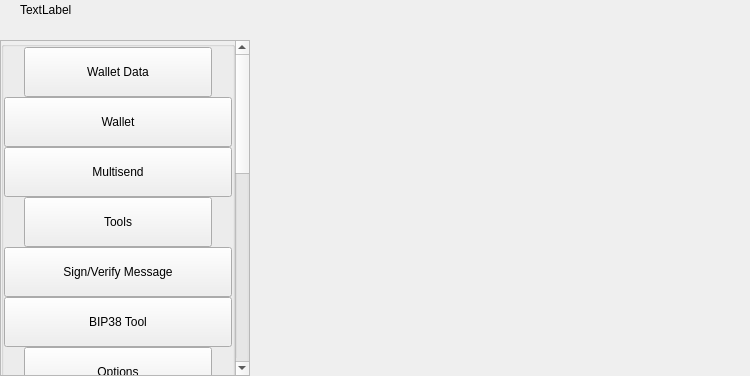
<?xml version="1.0" encoding="UTF-8"?>
<ui version="4.0">
 <class>SettingsWidget</class>
 <widget class="QWidget" name="SettingsWidget">
  <property name="windowTitle">
   <string>Form</string>
  </property>
  <layout class="QHBoxLayout" name="horizontalLayout" stretch="1,2">
   <property name="spacing">
    <number>0</number>
   </property>
   <property name="leftMargin">
    <number>0</number>
   </property>
   <property name="topMargin">
    <number>0</number>
   </property>
   <property name="rightMargin">
    <number>0</number>
   </property>
   <property name="bottomMargin">
    <number>0</number>
   </property>
   <item>
    <widget class="QWidget" name="left" native="true">
     <property name="sizePolicy">
      <sizepolicy hsizetype="Maximum" vsizetype="Preferred">
       <horstretch>0</horstretch>
       <verstretch>0</verstretch>
      </sizepolicy>
     </property>
     <property name="minimumSize">
      <size>
       <width>250</width>
       <height>0</height>
      </size>
     </property>
     <layout class="QVBoxLayout" name="verticalLayout">
      <property name="leftMargin">
       <number>0</number>
      </property>
      <property name="topMargin">
       <number>0</number>
      </property>
      <property name="rightMargin">
       <number>0</number>
      </property>
      <property name="bottomMargin">
       <number>0</number>
      </property>
      <item>
       <layout class="QVBoxLayout" name="verticalLayout_1">
        <property name="spacing">
         <number>0</number>
        </property>
        <item>
         <layout class="QHBoxLayout" name="horizontalLayout_1">
          <property name="spacing">
           <number>0</number>
          </property>
          <property name="leftMargin">
           <number>20</number>
          </property>
          <property name="rightMargin">
           <number>20</number>
          </property>
          <item>
           <widget class="QLabel" name="labelTitle">
            <property name="text">
             <string>TextLabel</string>
            </property>
           </widget>
          </item>
          <item>
           <spacer name="horizontalSpacer">
            <property name="orientation">
             <enum>Qt::Horizontal</enum>
            </property>
            <property name="sizeHint" stdset="0">
             <size>
              <width>40</width>
              <height>20</height>
             </size>
            </property>
           </spacer>
          </item>
         </layout>
        </item>
        <item>
         <spacer name="verticalSpacer_2">
          <property name="orientation">
           <enum>Qt::Vertical</enum>
          </property>
          <property name="sizeType">
           <enum>QSizePolicy::Fixed</enum>
          </property>
          <property name="sizeHint" stdset="0">
           <size>
            <width>20</width>
            <height>20</height>
           </size>
          </property>
         </spacer>
        </item>
        <item>
         <layout class="QVBoxLayout" name="verticalLayout_2">
          <item>
           <widget class="QScrollArea" name="scrollArea">
            <property name="sizePolicy">
             <sizepolicy hsizetype="Expanding" vsizetype="Expanding">
              <horstretch>0</horstretch>
              <verstretch>0</verstretch>
             </sizepolicy>
            </property>
            <property name="styleSheet">
             <string notr="true"/>
            </property>
            <property name="horizontalScrollBarPolicy">
             <enum>Qt::ScrollBarAlwaysOff</enum>
            </property>
            <property name="sizeAdjustPolicy">
             <enum>QAbstractScrollArea::AdjustIgnored</enum>
            </property>
            <property name="widgetResizable">
             <bool>true</bool>
            </property>
            <property name="alignment">
             <set>Qt::AlignLeading|Qt::AlignLeft|Qt::AlignTop</set>
            </property>
            <widget class="QWidget" name="scrollAreaWidgetContents">
             <property name="sizePolicy">
              <sizepolicy hsizetype="Preferred" vsizetype="Maximum">
               <horstretch>0</horstretch>
               <verstretch>0</verstretch>
              </sizepolicy>
             </property>
             <property name="autoFillBackground">
              <bool>true</bool>
             </property>
             <layout class="QVBoxLayout" name="verticalLayout_3">
              <property name="spacing">
               <number>0</number>
              </property>
              <property name="sizeConstraint">
               <enum>QLayout::SetDefaultConstraint</enum>
              </property>
              <property name="leftMargin">
               <number>0</number>
              </property>
              <property name="topMargin">
               <number>0</number>
              </property>
              <property name="rightMargin">
               <number>0</number>
              </property>
              <property name="bottomMargin">
               <number>0</number>
              </property>
              <item>
               <layout class="QVBoxLayout" name="verticalLayout_4">
                <item>
                 <widget class="QGroupBox" name="groupBox">
                  <property name="title">
                   <string/>
                  </property>
                  <layout class="QVBoxLayout" name="verticalLayout_5">
                   <property name="spacing">
                    <number>0</number>
                   </property>
                   <property name="leftMargin">
                    <number>0</number>
                   </property>
                   <property name="topMargin">
                    <number>0</number>
                   </property>
                   <property name="rightMargin">
                    <number>0</number>
                   </property>
                   <property name="bottomMargin">
                    <number>0</number>
                   </property>
                   <item>
                    <layout class="QHBoxLayout" name="horizontalLayout_2">
                     <property name="spacing">
                      <number>0</number>
                     </property>
                     <property name="leftMargin">
                      <number>20</number>
                     </property>
                     <property name="rightMargin">
                      <number>20</number>
                     </property>
                     <item alignment="Qt::AlignTop">
                      <widget class="QPushButton" name="pushButtonFile">
                       <property name="minimumSize">
                        <size>
                         <width>0</width>
                         <height>50</height>
                        </size>
                       </property>
                       <property name="maximumSize">
                        <size>
                         <width>16777215</width>
                         <height>50</height>
                        </size>
                       </property>
                       <property name="text">
                        <string>Wallet Data</string>
                       </property>
                       <property name="checkable">
                        <bool>true</bool>
                       </property>
                       <property name="autoExclusive">
                        <bool>false</bool>
                       </property>
                      </widget>
                     </item>
                    </layout>
                   </item>
                   <item>
                    <widget class="QWidget" name="fileButtonsWidget" native="true">
                     <layout class="QVBoxLayout" name="verticalLayout_6">
                      <property name="spacing">
                       <number>0</number>
                      </property>
                      <property name="leftMargin">
                       <number>0</number>
                      </property>
                      <property name="topMargin">
                       <number>0</number>
                      </property>
                      <property name="rightMargin">
                       <number>0</number>
                      </property>
                      <property name="bottomMargin">
                       <number>0</number>
                      </property>
                      <item>
                       <widget class="QPushButton" name="pushButtonFile2">
                        <property name="minimumSize">
                         <size>
                          <width>0</width>
                          <height>50</height>
                         </size>
                        </property>
                        <property name="maximumSize">
                         <size>
                          <width>16777215</width>
                          <height>50</height>
                         </size>
                        </property>
                        <property name="text">
                         <string>Wallet</string>
                        </property>
                        <property name="checkable">
                         <bool>true</bool>
                        </property>
                        <property name="autoExclusive">
                         <bool>false</bool>
                        </property>
                       </widget>
                      </item>
                      <item>
                       <widget class="QPushButton" name="pushButtonFile3">
                        <property name="minimumSize">
                         <size>
                          <width>0</width>
                          <height>50</height>
                         </size>
                        </property>
                        <property name="maximumSize">
                         <size>
                          <width>16777215</width>
                          <height>50</height>
                         </size>
                        </property>
                        <property name="text">
                         <string>Multisend</string>
                        </property>
                        <property name="checkable">
                         <bool>true</bool>
                        </property>
                        <property name="autoExclusive">
                         <bool>false</bool>
                        </property>
                       </widget>
                      </item>
                     </layout>
                    </widget>
                   </item>
                   <item>
                    <layout class="QHBoxLayout" name="horizontalLayout_3">
                     <property name="spacing">
                      <number>0</number>
                     </property>
                     <property name="leftMargin">
                      <number>20</number>
                     </property>
                     <property name="rightMargin">
                      <number>20</number>
                     </property>
                     <item alignment="Qt::AlignTop">
                      <widget class="QPushButton" name="pushButtonConfiguration">
                       <property name="minimumSize">
                        <size>
                         <width>0</width>
                         <height>50</height>
                        </size>
                       </property>
                       <property name="maximumSize">
                        <size>
                         <width>16777215</width>
                         <height>50</height>
                        </size>
                       </property>
                       <property name="text">
                        <string>Tools</string>
                       </property>
                       <property name="checkable">
                        <bool>true</bool>
                       </property>
                       <property name="autoExclusive">
                        <bool>false</bool>
                       </property>
                      </widget>
                     </item>
                    </layout>
                   </item>
                   <item>
                    <widget class="QWidget" name="configurationButtonsWidget" native="true">
                     <layout class="QVBoxLayout" name="verticalLayout_7">
                      <property name="spacing">
                       <number>0</number>
                      </property>
                      <property name="leftMargin">
                       <number>0</number>
                      </property>
                      <property name="topMargin">
                       <number>0</number>
                      </property>
                      <property name="rightMargin">
                       <number>0</number>
                      </property>
                      <property name="bottomMargin">
                       <number>0</number>
                      </property>
                      <item>
                       <widget class="QPushButton" name="pushButtonConfiguration4">
                        <property name="minimumSize">
                         <size>
                          <width>0</width>
                          <height>50</height>
                         </size>
                        </property>
                        <property name="maximumSize">
                         <size>
                          <width>16777215</width>
                          <height>50</height>
                         </size>
                        </property>
                        <property name="text">
                         <string>Sign/Verify Message</string>
                        </property>
                        <property name="checkable">
                         <bool>true</bool>
                        </property>
                        <property name="autoExclusive">
                         <bool>false</bool>
                        </property>
                       </widget>
                      </item>
                      <item>
                       <widget class="QPushButton" name="pushButtonConfiguration3">
                        <property name="minimumSize">
                         <size>
                          <width>0</width>
                          <height>50</height>
                         </size>
                        </property>
                        <property name="maximumSize">
                         <size>
                          <width>16777215</width>
                          <height>50</height>
                         </size>
                        </property>
                        <property name="text">
                         <string>BIP38 Tool</string>
                        </property>
                        <property name="checkable">
                         <bool>true</bool>
                        </property>
                        <property name="autoExclusive">
                         <bool>false</bool>
                        </property>
                       </widget>
                      </item>
                     </layout>
                    </widget>
                   </item>
                   <item>
                    <layout class="QHBoxLayout" name="horizontalLayout_4">
                     <property name="spacing">
                      <number>0</number>
                     </property>
                     <property name="leftMargin">
                      <number>20</number>
                     </property>
                     <property name="rightMargin">
                      <number>20</number>
                     </property>
                     <item alignment="Qt::AlignTop">
                      <widget class="QPushButton" name="pushButtonOptions">
                       <property name="minimumSize">
                        <size>
                         <width>0</width>
                         <height>50</height>
                        </size>
                       </property>
                       <property name="maximumSize">
                        <size>
                         <width>16777215</width>
                         <height>50</height>
                        </size>
                       </property>
                       <property name="text">
                        <string>Options</string>
                       </property>
                       <property name="checkable">
                        <bool>true</bool>
                       </property>
                       <property name="autoExclusive">
                        <bool>false</bool>
                       </property>
                      </widget>
                     </item>
                    </layout>
                   </item>
                   <item>
                    <widget class="QWidget" name="optionsButtonsWidget" native="true">
                     <layout class="QVBoxLayout" name="verticalLayout_8">
                      <property name="spacing">
                       <number>0</number>
                      </property>
                      <property name="leftMargin">
                       <number>0</number>
                      </property>
                      <property name="topMargin">
                       <number>0</number>
                      </property>
                      <property name="rightMargin">
                       <number>0</number>
                      </property>
                      <property name="bottomMargin">
                       <number>0</number>
                      </property>
                      <item>
                       <widget class="QPushButton" name="pushButtonOptions1">
                        <property name="minimumSize">
                         <size>
                          <width>0</width>
                          <height>50</height>
                         </size>
                        </property>
                        <property name="maximumSize">
                         <size>
                          <width>16777215</width>
                          <height>50</height>
                         </size>
                        </property>
                        <property name="text">
                         <string>Main</string>
                        </property>
                        <property name="checkable">
                         <bool>true</bool>
                        </property>
                        <property name="checked">
                         <bool>false</bool>
                        </property>
                        <property name="autoExclusive">
                         <bool>false</bool>
                        </property>
                       </widget>
                      </item>
                      <item>
                       <widget class="QPushButton" name="pushButtonOptions2">
                        <property name="minimumSize">
                         <size>
                          <width>0</width>
                          <height>50</height>
                         </size>
                        </property>
                        <property name="maximumSize">
                         <size>
                          <width>16777215</width>
                          <height>50</height>
                         </size>
                        </property>
                        <property name="text">
                         <string>Wallet</string>
                        </property>
                        <property name="checkable">
                         <bool>true</bool>
                        </property>
                        <property name="autoExclusive">
                         <bool>false</bool>
                        </property>
                       </widget>
                      </item>
                      <item>
                       <widget class="QPushButton" name="pushButtonOptions5">
                        <property name="minimumSize">
                         <size>
                          <width>0</width>
                          <height>50</height>
                         </size>
                        </property>
                        <property name="maximumSize">
                         <size>
                          <width>16777215</width>
                          <height>50</height>
                         </size>
                        </property>
                        <property name="text">
                         <string>Display</string>
                        </property>
                        <property name="checkable">
                         <bool>true</bool>
                        </property>
                        <property name="autoExclusive">
                         <bool>false</bool>
                        </property>
                       </widget>
                      </item>
                     </layout>
                    </widget>
                   </item>
                   <item>
                    <layout class="QHBoxLayout" name="horizontalTools">
                     <property name="spacing">
                      <number>0</number>
                     </property>
                     <property name="leftMargin">
                      <number>20</number>
                     </property>
                     <property name="rightMargin">
                      <number>20</number>
                     </property>
                     <item alignment="Qt::AlignTop">
                      <widget class="QPushButton" name="pushButtonTools">
                       <property name="minimumSize">
                        <size>
                         <width>0</width>
                         <height>50</height>
                        </size>
                       </property>
                       <property name="maximumSize">
                        <size>
                         <width>16777215</width>
                         <height>50</height>
                        </size>
                       </property>
                       <property name="text">
                        <string>Debug</string>
                       </property>
                       <property name="checkable">
                        <bool>true</bool>
                       </property>
                       <property name="autoExclusive">
                        <bool>false</bool>
                       </property>
                      </widget>
                     </item>
                    </layout>
                   </item>
                   <item>
                    <widget class="QWidget" name="toolsButtonsWidget" native="true">
                     <layout class="QVBoxLayout" name="verticalTools_11">
                      <property name="spacing">
                       <number>0</number>
                      </property>
                      <property name="leftMargin">
                       <number>0</number>
                      </property>
                      <property name="topMargin">
                       <number>0</number>
                      </property>
                      <property name="rightMargin">
                       <number>0</number>
                      </property>
                      <property name="bottomMargin">
                       <number>0</number>
                      </property>
                      <item>
                       <widget class="QPushButton" name="pushButtonTools1">
                        <property name="minimumSize">
                         <size>
                          <width>0</width>
                          <height>50</height>
                         </size>
                        </property>
                        <property name="maximumSize">
                         <size>
                          <width>16777215</width>
                          <height>50</height>
                         </size>
                        </property>
                        <property name="text">
                         <string>Information</string>
                        </property>
                        <property name="checkable">
                         <bool>true</bool>
                        </property>
                        <property name="checked">
                         <bool>false</bool>
                        </property>
                        <property name="autoExclusive">
                         <bool>false</bool>
                        </property>
                       </widget>
                      </item>
                      <item>
                       <widget class="QPushButton" name="pushButtonTools2">
                        <property name="minimumSize">
                         <size>
                          <width>0</width>
                          <height>50</height>
                         </size>
                        </property>
                        <property name="maximumSize">
                         <size>
                          <width>16777215</width>
                          <height>50</height>
                         </size>
                        </property>
                        <property name="text">
                         <string>Console</string>
                        </property>
                        <property name="checkable">
                         <bool>true</bool>
                        </property>
                        <property name="autoExclusive">
                         <bool>false</bool>
                        </property>
                       </widget>
                      </item>
                      <item>
                       <widget class="QPushButton" name="pushButtonTools5">
                        <property name="minimumSize">
                         <size>
                          <width>0</width>
                          <height>50</height>
                         </size>
                        </property>
                        <property name="maximumSize">
                         <size>
                          <width>16777215</width>
                          <height>50</height>
                         </size>
                        </property>
                        <property name="text">
                         <string>Wallet Repair</string>
                        </property>
                        <property name="checkable">
                         <bool>true</bool>
                        </property>
                        <property name="autoExclusive">
                         <bool>false</bool>
                        </property>
                       </widget>
                      </item>
                     </layout>
                    </widget>
                   </item>
                   <item>
                    <layout class="QHBoxLayout" name="horizontalHelp">
                     <property name="spacing">
                      <number>0</number>
                     </property>
                     <property name="leftMargin">
                      <number>20</number>
                     </property>
                     <property name="rightMargin">
                      <number>20</number>
                     </property>
                     <item alignment="Qt::AlignTop">
                      <widget class="QPushButton" name="pushButtonHelp">
                       <property name="minimumSize">
                        <size>
                         <width>0</width>
                         <height>50</height>
                        </size>
                       </property>
                       <property name="maximumSize">
                        <size>
                         <width>16777215</width>
                         <height>50</height>
                        </size>
                       </property>
                       <property name="text">
                        <string>Help</string>
                       </property>
                       <property name="checkable">
                        <bool>true</bool>
                       </property>
                       <property name="autoExclusive">
                        <bool>false</bool>
                       </property>
                      </widget>
                     </item>
                    </layout>
                   </item>
                   <item>
                    <widget class="QWidget" name="helpButtonsWidget" native="true">
                     <layout class="QVBoxLayout" name="verticalHelp">
                      <property name="spacing">
                       <number>0</number>
                      </property>
                      <property name="leftMargin">
                       <number>0</number>
                      </property>
                      <property name="topMargin">
                       <number>0</number>
                      </property>
                      <property name="rightMargin">
                       <number>0</number>
                      </property>
                      <property name="bottomMargin">
                       <number>0</number>
                      </property>
                      <item>
                       <widget class="QPushButton" name="pushButtonHelp1">
                        <property name="minimumSize">
                         <size>
                          <width>0</width>
                          <height>50</height>
                         </size>
                        </property>
                        <property name="maximumSize">
                         <size>
                          <width>16777215</width>
                          <height>50</height>
                         </size>
                        </property>
                        <property name="text">
                         <string>FAQ</string>
                        </property>
                        <property name="checkable">
                         <bool>false</bool>
                        </property>
                        <property name="checked">
                         <bool>false</bool>
                        </property>
                        <property name="autoExclusive">
                         <bool>false</bool>
                        </property>
                       </widget>
                      </item>
                      <item>
                       <widget class="QPushButton" name="pushButtonHelp2">
                        <property name="minimumSize">
                         <size>
                          <width>0</width>
                          <height>50</height>
                         </size>
                        </property>
                        <property name="maximumSize">
                         <size>
                          <width>16777215</width>
                          <height>50</height>
                         </size>
                        </property>
                        <property name="text">
                         <string>About FastWay</string>
                        </property>
                        <property name="checkable">
                         <bool>false</bool>
                        </property>
                        <property name="autoExclusive">
                         <bool>false</bool>
                        </property>
                       </widget>
                      </item>
                     </layout>
                    </widget>
                   </item>
                  </layout>
                 </widget>
                </item>
               </layout>
              </item>
             </layout>
            </widget>
           </widget>
          </item>
         </layout>
        </item>
       </layout>
      </item>
     </layout>
    </widget>
   </item>
   <item>
    <widget class="QWidget" name="right" native="true">
     <property name="sizePolicy">
      <sizepolicy hsizetype="Expanding" vsizetype="Preferred">
       <horstretch>0</horstretch>
       <verstretch>0</verstretch>
      </sizepolicy>
     </property>
     <property name="minimumSize">
      <size>
       <width>500</width>
       <height>0</height>
      </size>
     </property>
     <layout class="QVBoxLayout" name="verticalLayout_9">
      <property name="leftMargin">
       <number>0</number>
      </property>
      <property name="topMargin">
       <number>0</number>
      </property>
      <property name="rightMargin">
       <number>0</number>
      </property>
      <property name="bottomMargin">
       <number>0</number>
      </property>
      <item>
       <layout class="QVBoxLayout" name="verticalLayout_10">
        <property name="spacing">
         <number>6</number>
        </property>
        <item>
         <layout class="QVBoxLayout" name="verticalLayout_11">
          <item>
           <widget class="QStackedWidget" name="stackedWidgetContainer"/>
          </item>
         </layout>
        </item>
       </layout>
      </item>
     </layout>
    </widget>
   </item>
  </layout>
 </widget>
 <resources/>
 <connections/>
</ui>
